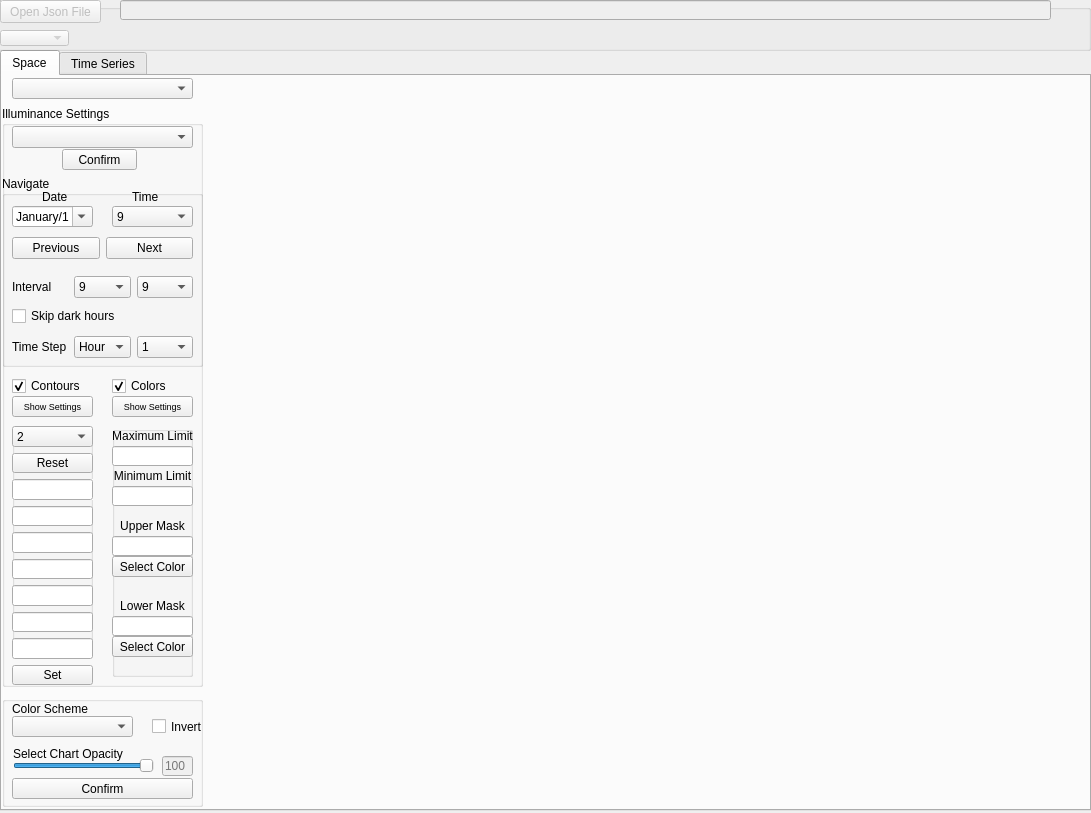
<?xml version="1.0" encoding="UTF-8"?>
<ui version="4.0">
 <class>Form</class>
 <widget class="QWidget" name="Form">
  <property name="geometry">
   <rect>
    <x>0</x>
    <y>0</y>
    <width>1091</width>
    <height>813</height>
   </rect>
  </property>
  <property name="windowTitle">
   <string>STADICvis</string>
  </property>
  <widget class="QTabWidget" name="tabWidget">
   <property name="geometry">
    <rect>
     <x>0</x>
     <y>50</y>
     <width>1091</width>
     <height>761</height>
    </rect>
   </property>
   <property name="currentIndex">
    <number>0</number>
   </property>
   <widget class="QWidget" name="tabSpace">
    <attribute name="title">
     <string>Space</string>
    </attribute>
    <widget class="QWidget" name="verticalLayoutWidget">
     <property name="geometry">
      <rect>
       <x>210</x>
       <y>0</y>
       <width>871</width>
       <height>731</height>
      </rect>
     </property>
     <layout class="QVBoxLayout" name="layoutIlluminance"/>
    </widget>
    <widget class="QGroupBox" name="grpSpaceIlluminance">
     <property name="geometry">
      <rect>
       <x>0</x>
       <y>30</y>
       <width>201</width>
       <height>581</height>
      </rect>
     </property>
     <property name="toolTip">
      <string/>
     </property>
     <property name="title">
      <string>Illuminance Settings</string>
     </property>
     <widget class="QCheckBox" name="chkSpaceContours">
      <property name="geometry">
       <rect>
        <x>10</x>
        <y>270</y>
        <width>81</width>
        <height>20</height>
       </rect>
      </property>
      <property name="text">
       <string>Contours</string>
      </property>
      <property name="checked">
       <bool>true</bool>
      </property>
     </widget>
     <widget class="QPushButton" name="btnSpaceSettingsContour">
      <property name="geometry">
       <rect>
        <x>10</x>
        <y>290</y>
        <width>81</width>
        <height>21</height>
       </rect>
      </property>
      <property name="font">
       <font>
        <pointsize>7</pointsize>
       </font>
      </property>
      <property name="text">
       <string>Show Settings</string>
      </property>
     </widget>
     <widget class="QGroupBox" name="groupSpaceNavigateIlluminance">
      <property name="geometry">
       <rect>
        <x>0</x>
        <y>70</y>
        <width>201</width>
        <height>191</height>
       </rect>
      </property>
      <property name="autoFillBackground">
       <bool>false</bool>
      </property>
      <property name="styleSheet">
       <string notr="true"/>
      </property>
      <property name="title">
       <string>Navigate</string>
      </property>
      <widget class="QWidget" name="horizontalLayoutWidget">
       <property name="geometry">
        <rect>
         <x>10</x>
         <y>60</y>
         <width>181</width>
         <height>25</height>
        </rect>
       </property>
       <layout class="QHBoxLayout" name="layoutSpacePreviousNextHours">
        <item>
         <widget class="QPushButton" name="btnSpacePrevHour">
          <property name="text">
           <string>Previous</string>
          </property>
         </widget>
        </item>
        <item>
         <widget class="QPushButton" name="btnSpaceNextHour">
          <property name="text">
           <string>Next</string>
          </property>
         </widget>
        </item>
       </layout>
      </widget>
      <widget class="QWidget" name="horizontalLayoutWidget_2">
       <property name="geometry">
        <rect>
         <x>10</x>
         <y>100</y>
         <width>181</width>
         <height>22</height>
        </rect>
       </property>
       <layout class="QHBoxLayout" name="layoutSpaceTimeInterval">
        <item>
         <widget class="QLabel" name="lblSpaceDayInterval">
          <property name="text">
           <string>Interval</string>
          </property>
         </widget>
        </item>
        <item>
         <widget class="QComboBox" name="cmbSpaceTimeIntervalMin">
          <property name="currentIndex">
           <number>8</number>
          </property>
          <item>
           <property name="text">
            <string>1</string>
           </property>
          </item>
          <item>
           <property name="text">
            <string>2</string>
           </property>
          </item>
          <item>
           <property name="text">
            <string>3</string>
           </property>
          </item>
          <item>
           <property name="text">
            <string>4</string>
           </property>
          </item>
          <item>
           <property name="text">
            <string>5</string>
           </property>
          </item>
          <item>
           <property name="text">
            <string>6</string>
           </property>
          </item>
          <item>
           <property name="text">
            <string>7</string>
           </property>
          </item>
          <item>
           <property name="text">
            <string>8</string>
           </property>
          </item>
          <item>
           <property name="text">
            <string>9</string>
           </property>
          </item>
          <item>
           <property name="text">
            <string>10</string>
           </property>
          </item>
          <item>
           <property name="text">
            <string>11</string>
           </property>
          </item>
          <item>
           <property name="text">
            <string>12</string>
           </property>
          </item>
          <item>
           <property name="text">
            <string>13</string>
           </property>
          </item>
          <item>
           <property name="text">
            <string>14</string>
           </property>
          </item>
          <item>
           <property name="text">
            <string>15</string>
           </property>
          </item>
          <item>
           <property name="text">
            <string>16</string>
           </property>
          </item>
          <item>
           <property name="text">
            <string>17</string>
           </property>
          </item>
          <item>
           <property name="text">
            <string>18</string>
           </property>
          </item>
          <item>
           <property name="text">
            <string>19</string>
           </property>
          </item>
          <item>
           <property name="text">
            <string>20</string>
           </property>
          </item>
          <item>
           <property name="text">
            <string>21</string>
           </property>
          </item>
          <item>
           <property name="text">
            <string>22</string>
           </property>
          </item>
          <item>
           <property name="text">
            <string>23</string>
           </property>
          </item>
          <item>
           <property name="text">
            <string>24</string>
           </property>
          </item>
         </widget>
        </item>
        <item>
         <widget class="QComboBox" name="cmbSpaceTimeIntervalMax">
          <property name="currentIndex">
           <number>8</number>
          </property>
          <item>
           <property name="text">
            <string>1</string>
           </property>
          </item>
          <item>
           <property name="text">
            <string>2</string>
           </property>
          </item>
          <item>
           <property name="text">
            <string>3</string>
           </property>
          </item>
          <item>
           <property name="text">
            <string>4</string>
           </property>
          </item>
          <item>
           <property name="text">
            <string>5</string>
           </property>
          </item>
          <item>
           <property name="text">
            <string>6</string>
           </property>
          </item>
          <item>
           <property name="text">
            <string>7</string>
           </property>
          </item>
          <item>
           <property name="text">
            <string>8</string>
           </property>
          </item>
          <item>
           <property name="text">
            <string>9</string>
           </property>
          </item>
          <item>
           <property name="text">
            <string>10</string>
           </property>
          </item>
          <item>
           <property name="text">
            <string>11</string>
           </property>
          </item>
          <item>
           <property name="text">
            <string>12</string>
           </property>
          </item>
          <item>
           <property name="text">
            <string>13</string>
           </property>
          </item>
          <item>
           <property name="text">
            <string>14</string>
           </property>
          </item>
          <item>
           <property name="text">
            <string>15</string>
           </property>
          </item>
          <item>
           <property name="text">
            <string>16</string>
           </property>
          </item>
          <item>
           <property name="text">
            <string>17</string>
           </property>
          </item>
          <item>
           <property name="text">
            <string>18</string>
           </property>
          </item>
          <item>
           <property name="text">
            <string>19</string>
           </property>
          </item>
          <item>
           <property name="text">
            <string>20</string>
           </property>
          </item>
          <item>
           <property name="text">
            <string>21</string>
           </property>
          </item>
          <item>
           <property name="text">
            <string>22</string>
           </property>
          </item>
          <item>
           <property name="text">
            <string>23</string>
           </property>
          </item>
          <item>
           <property name="text">
            <string>24</string>
           </property>
          </item>
         </widget>
        </item>
       </layout>
      </widget>
      <widget class="QCheckBox" name="chkSpaceSkipDarkHours">
       <property name="geometry">
        <rect>
         <x>10</x>
         <y>130</y>
         <width>181</width>
         <height>20</height>
        </rect>
       </property>
       <property name="text">
        <string>Skip dark hours</string>
       </property>
      </widget>
      <widget class="QWidget" name="horizontalLayoutWidget_3">
       <property name="geometry">
        <rect>
         <x>10</x>
         <y>160</y>
         <width>181</width>
         <height>22</height>
        </rect>
       </property>
       <layout class="QHBoxLayout" name="layoutSpaceIlluminanceStep">
        <item>
         <widget class="QLabel" name="lblSpaceTimeStep">
          <property name="text">
           <string>Time Step</string>
          </property>
         </widget>
        </item>
        <item>
         <widget class="QComboBox" name="cmbSpaceIlluminanceStepType">
          <item>
           <property name="text">
            <string>Hour</string>
           </property>
          </item>
          <item>
           <property name="text">
            <string>Day</string>
           </property>
          </item>
         </widget>
        </item>
        <item>
         <widget class="QComboBox" name="cmbSpaceIluminanceStepValue">
          <item>
           <property name="text">
            <string>1</string>
           </property>
          </item>
          <item>
           <property name="text">
            <string>2</string>
           </property>
          </item>
          <item>
           <property name="text">
            <string>3</string>
           </property>
          </item>
          <item>
           <property name="text">
            <string>4</string>
           </property>
          </item>
          <item>
           <property name="text">
            <string>5</string>
           </property>
          </item>
          <item>
           <property name="text">
            <string>6</string>
           </property>
          </item>
          <item>
           <property name="text">
            <string>7</string>
           </property>
          </item>
          <item>
           <property name="text">
            <string>8</string>
           </property>
          </item>
          <item>
           <property name="text">
            <string>9</string>
           </property>
          </item>
          <item>
           <property name="text">
            <string>10</string>
           </property>
          </item>
          <item>
           <property name="text">
            <string>11</string>
           </property>
          </item>
          <item>
           <property name="text">
            <string>12</string>
           </property>
          </item>
          <item>
           <property name="text">
            <string>13</string>
           </property>
          </item>
          <item>
           <property name="text">
            <string>14</string>
           </property>
          </item>
          <item>
           <property name="text">
            <string>15</string>
           </property>
          </item>
          <item>
           <property name="text">
            <string>16</string>
           </property>
          </item>
          <item>
           <property name="text">
            <string>17</string>
           </property>
          </item>
          <item>
           <property name="text">
            <string>18</string>
           </property>
          </item>
          <item>
           <property name="text">
            <string>19</string>
           </property>
          </item>
          <item>
           <property name="text">
            <string>20</string>
           </property>
          </item>
          <item>
           <property name="text">
            <string>21</string>
           </property>
          </item>
          <item>
           <property name="text">
            <string>22</string>
           </property>
          </item>
          <item>
           <property name="text">
            <string>23</string>
           </property>
          </item>
          <item>
           <property name="text">
            <string>24</string>
           </property>
          </item>
         </widget>
        </item>
       </layout>
      </widget>
      <widget class="QComboBox" name="cmbSpaceTimeIllum">
       <property name="geometry">
        <rect>
         <x>110</x>
         <y>30</y>
         <width>81</width>
         <height>21</height>
        </rect>
       </property>
       <property name="toolTip">
        <string>Select a time for which the data is to be displayed.</string>
       </property>
       <property name="currentIndex">
        <number>8</number>
       </property>
       <item>
        <property name="text">
         <string>1</string>
        </property>
       </item>
       <item>
        <property name="text">
         <string>2</string>
        </property>
       </item>
       <item>
        <property name="text">
         <string>3</string>
        </property>
       </item>
       <item>
        <property name="text">
         <string>4</string>
        </property>
       </item>
       <item>
        <property name="text">
         <string>5</string>
        </property>
       </item>
       <item>
        <property name="text">
         <string>6</string>
        </property>
       </item>
       <item>
        <property name="text">
         <string>7</string>
        </property>
       </item>
       <item>
        <property name="text">
         <string>8</string>
        </property>
       </item>
       <item>
        <property name="text">
         <string>9</string>
        </property>
       </item>
       <item>
        <property name="text">
         <string>10</string>
        </property>
       </item>
       <item>
        <property name="text">
         <string>11</string>
        </property>
       </item>
       <item>
        <property name="text">
         <string>12</string>
        </property>
       </item>
       <item>
        <property name="text">
         <string>13</string>
        </property>
       </item>
       <item>
        <property name="text">
         <string>14</string>
        </property>
       </item>
       <item>
        <property name="text">
         <string>15</string>
        </property>
       </item>
       <item>
        <property name="text">
         <string>16</string>
        </property>
       </item>
       <item>
        <property name="text">
         <string>17</string>
        </property>
       </item>
       <item>
        <property name="text">
         <string>18</string>
        </property>
       </item>
       <item>
        <property name="text">
         <string>19</string>
        </property>
       </item>
       <item>
        <property name="text">
         <string>20</string>
        </property>
       </item>
       <item>
        <property name="text">
         <string>21</string>
        </property>
       </item>
       <item>
        <property name="text">
         <string>22</string>
        </property>
       </item>
       <item>
        <property name="text">
         <string>23</string>
        </property>
       </item>
       <item>
        <property name="text">
         <string>24</string>
        </property>
       </item>
      </widget>
      <widget class="QLabel" name="lblSpaceTime">
       <property name="geometry">
        <rect>
         <x>130</x>
         <y>0</y>
         <width>31</width>
         <height>41</height>
        </rect>
       </property>
       <property name="text">
        <string>Time</string>
       </property>
      </widget>
      <widget class="QDateTimeEdit" name="calSpaceDateTimeIllum">
       <property name="geometry">
        <rect>
         <x>10</x>
         <y>30</y>
         <width>81</width>
         <height>21</height>
        </rect>
       </property>
       <property name="toolTip">
        <string>Select a date by clicking on the calendar. Please note that selecting a year has no bearing on the data being displayed.</string>
       </property>
       <property name="wrapping">
        <bool>true</bool>
       </property>
       <property name="alignment">
        <set>Qt::AlignCenter</set>
       </property>
       <property name="date">
        <date>
         <year>2015</year>
         <month>1</month>
         <day>1</day>
        </date>
       </property>
       <property name="time">
        <time>
         <hour>0</hour>
         <minute>0</minute>
         <second>0</second>
        </time>
       </property>
       <property name="maximumDateTime">
        <datetime>
         <hour>23</hour>
         <minute>59</minute>
         <second>59</second>
         <year>2015</year>
         <month>12</month>
         <day>31</day>
        </datetime>
       </property>
       <property name="minimumDateTime">
        <datetime>
         <hour>0</hour>
         <minute>0</minute>
         <second>0</second>
         <year>2015</year>
         <month>1</month>
         <day>1</day>
        </datetime>
       </property>
       <property name="minimumDate">
        <date>
         <year>2015</year>
         <month>1</month>
         <day>1</day>
        </date>
       </property>
       <property name="displayFormat">
        <string>MMMM/d</string>
       </property>
       <property name="calendarPopup">
        <bool>true</bool>
       </property>
      </widget>
      <widget class="QLabel" name="lblSpaceDate">
       <property name="geometry">
        <rect>
         <x>40</x>
         <y>10</y>
         <width>31</width>
         <height>21</height>
        </rect>
       </property>
       <property name="text">
        <string>Date</string>
       </property>
      </widget>
     </widget>
     <widget class="QPushButton" name="btnSpaceSettingsColours">
      <property name="geometry">
       <rect>
        <x>110</x>
        <y>290</y>
        <width>81</width>
        <height>21</height>
       </rect>
      </property>
      <property name="font">
       <font>
        <pointsize>7</pointsize>
       </font>
      </property>
      <property name="text">
       <string>Show Settings</string>
      </property>
     </widget>
     <widget class="QCheckBox" name="chkSpaceColors">
      <property name="geometry">
       <rect>
        <x>110</x>
        <y>270</y>
        <width>81</width>
        <height>20</height>
       </rect>
      </property>
      <property name="text">
       <string>Colors</string>
      </property>
      <property name="checked">
       <bool>true</bool>
      </property>
     </widget>
     <widget class="QGroupBox" name="grpColoursIlluminance">
      <property name="geometry">
       <rect>
        <x>110</x>
        <y>320</y>
        <width>81</width>
        <height>251</height>
       </rect>
      </property>
      <property name="styleSheet">
       <string notr="true"/>
      </property>
      <property name="title">
       <string/>
      </property>
      <widget class="QPushButton" name="btnSelectColorLowerMask">
       <property name="geometry">
        <rect>
         <x>0</x>
         <y>210</y>
         <width>81</width>
         <height>21</height>
        </rect>
       </property>
       <property name="text">
        <string>Select Color</string>
       </property>
      </widget>
      <widget class="QLabel" name="lblColorMinLimit">
       <property name="geometry">
        <rect>
         <x>0</x>
         <y>40</y>
         <width>81</width>
         <height>20</height>
        </rect>
       </property>
       <property name="text">
        <string>Minimum Limit</string>
       </property>
       <property name="alignment">
        <set>Qt::AlignCenter</set>
       </property>
      </widget>
      <widget class="QLineEdit" name="txtColorsMin">
       <property name="geometry">
        <rect>
         <x>0</x>
         <y>60</y>
         <width>81</width>
         <height>20</height>
        </rect>
       </property>
       <property name="inputMethodHints">
        <set>Qt::ImhDigitsOnly</set>
       </property>
       <property name="inputMask">
        <string>000000; </string>
       </property>
       <property name="cursorPosition">
        <number>0</number>
       </property>
       <property name="alignment">
        <set>Qt::AlignLeading|Qt::AlignLeft|Qt::AlignTop</set>
       </property>
      </widget>
      <widget class="QPushButton" name="btnSelectColorUpperMask">
       <property name="geometry">
        <rect>
         <x>0</x>
         <y>130</y>
         <width>81</width>
         <height>21</height>
        </rect>
       </property>
       <property name="text">
        <string>Select Color</string>
       </property>
      </widget>
      <widget class="QLineEdit" name="txtColorsMax">
       <property name="geometry">
        <rect>
         <x>0</x>
         <y>20</y>
         <width>81</width>
         <height>20</height>
        </rect>
       </property>
       <property name="inputMethodHints">
        <set>Qt::ImhDigitsOnly</set>
       </property>
       <property name="inputMask">
        <string>000000; </string>
       </property>
       <property name="cursorPosition">
        <number>0</number>
       </property>
       <property name="alignment">
        <set>Qt::AlignLeading|Qt::AlignLeft|Qt::AlignTop</set>
       </property>
      </widget>
      <widget class="QLabel" name="lblColorUpperMask">
       <property name="geometry">
        <rect>
         <x>0</x>
         <y>90</y>
         <width>81</width>
         <height>20</height>
        </rect>
       </property>
       <property name="text">
        <string>Upper Mask</string>
       </property>
       <property name="alignment">
        <set>Qt::AlignCenter</set>
       </property>
      </widget>
      <widget class="QLabel" name="lblColorMaxLimit">
       <property name="geometry">
        <rect>
         <x>0</x>
         <y>0</y>
         <width>81</width>
         <height>20</height>
        </rect>
       </property>
       <property name="text">
        <string>Maximum Limit</string>
       </property>
       <property name="alignment">
        <set>Qt::AlignCenter</set>
       </property>
      </widget>
      <widget class="QLabel" name="lblColorLowerMask">
       <property name="geometry">
        <rect>
         <x>0</x>
         <y>170</y>
         <width>81</width>
         <height>20</height>
        </rect>
       </property>
       <property name="text">
        <string>Lower Mask</string>
       </property>
       <property name="alignment">
        <set>Qt::AlignCenter</set>
       </property>
      </widget>
      <widget class="QLineEdit" name="txtColorsUpperMask">
       <property name="geometry">
        <rect>
         <x>0</x>
         <y>110</y>
         <width>81</width>
         <height>20</height>
        </rect>
       </property>
       <property name="inputMethodHints">
        <set>Qt::ImhDigitsOnly</set>
       </property>
       <property name="inputMask">
        <string>000000; </string>
       </property>
       <property name="cursorPosition">
        <number>0</number>
       </property>
       <property name="alignment">
        <set>Qt::AlignLeading|Qt::AlignLeft|Qt::AlignTop</set>
       </property>
      </widget>
      <widget class="QLineEdit" name="txtColorsLowerMask">
       <property name="geometry">
        <rect>
         <x>0</x>
         <y>190</y>
         <width>81</width>
         <height>20</height>
        </rect>
       </property>
       <property name="inputMethodHints">
        <set>Qt::ImhDigitsOnly</set>
       </property>
       <property name="inputMask">
        <string>000000; </string>
       </property>
       <property name="cursorPosition">
        <number>0</number>
       </property>
       <property name="alignment">
        <set>Qt::AlignLeading|Qt::AlignLeft|Qt::AlignTop</set>
       </property>
      </widget>
     </widget>
     <widget class="QGroupBox" name="grpContoursIlluminance">
      <property name="geometry">
       <rect>
        <x>10</x>
        <y>320</y>
        <width>81</width>
        <height>231</height>
       </rect>
      </property>
      <property name="title">
       <string/>
      </property>
     </widget>
     <widget class="QWidget" name="verticalLayoutWidget_2">
      <property name="geometry">
       <rect>
        <x>10</x>
        <y>320</y>
        <width>81</width>
        <height>285</height>
       </rect>
      </property>
      <layout class="QVBoxLayout" name="layoutSpaceContourSettings">
       <item>
        <widget class="QComboBox" name="cmbSpaceContourQuantity">
         <property name="layoutDirection">
          <enum>Qt::LeftToRight</enum>
         </property>
         <property name="currentIndex">
          <number>0</number>
         </property>
         <item>
          <property name="text">
           <string>2</string>
          </property>
         </item>
         <item>
          <property name="text">
           <string>3</string>
          </property>
         </item>
         <item>
          <property name="text">
           <string>4</string>
          </property>
         </item>
         <item>
          <property name="text">
           <string>5</string>
          </property>
         </item>
         <item>
          <property name="text">
           <string>6</string>
          </property>
         </item>
         <item>
          <property name="text">
           <string>7</string>
          </property>
         </item>
        </widget>
       </item>
       <item>
        <widget class="QPushButton" name="btnSpaceResetContours">
         <property name="text">
          <string>Reset</string>
         </property>
        </widget>
       </item>
       <item>
        <widget class="QLineEdit" name="txtSpaceCountourValue1">
         <property name="layoutDirection">
          <enum>Qt::LeftToRight</enum>
         </property>
         <property name="autoFillBackground">
          <bool>true</bool>
         </property>
         <property name="inputMethodHints">
          <set>Qt::ImhNone</set>
         </property>
         <property name="inputMask">
          <string/>
         </property>
         <property name="cursorPosition">
          <number>0</number>
         </property>
         <property name="alignment">
          <set>Qt::AlignLeading|Qt::AlignLeft|Qt::AlignTop</set>
         </property>
        </widget>
       </item>
       <item>
        <widget class="QLineEdit" name="txtSpaceCountourValue2">
         <property name="inputMethodHints">
          <set>Qt::ImhNone</set>
         </property>
         <property name="inputMask">
          <string/>
         </property>
         <property name="alignment">
          <set>Qt::AlignLeading|Qt::AlignLeft|Qt::AlignTop</set>
         </property>
        </widget>
       </item>
       <item>
        <widget class="QLineEdit" name="txtSpaceCountourValue3">
         <property name="inputMethodHints">
          <set>Qt::ImhNone</set>
         </property>
         <property name="inputMask">
          <string/>
         </property>
         <property name="cursorPosition">
          <number>0</number>
         </property>
         <property name="alignment">
          <set>Qt::AlignLeading|Qt::AlignLeft|Qt::AlignTop</set>
         </property>
        </widget>
       </item>
       <item>
        <widget class="QLineEdit" name="txtSpaceCountourValue4">
         <property name="inputMethodHints">
          <set>Qt::ImhNone</set>
         </property>
         <property name="inputMask">
          <string/>
         </property>
         <property name="cursorPosition">
          <number>0</number>
         </property>
         <property name="alignment">
          <set>Qt::AlignLeading|Qt::AlignLeft|Qt::AlignTop</set>
         </property>
        </widget>
       </item>
       <item>
        <widget class="QLineEdit" name="txtSpaceCountourValue5">
         <property name="inputMethodHints">
          <set>Qt::ImhNone</set>
         </property>
         <property name="inputMask">
          <string/>
         </property>
         <property name="cursorPosition">
          <number>0</number>
         </property>
         <property name="alignment">
          <set>Qt::AlignLeading|Qt::AlignLeft|Qt::AlignTop</set>
         </property>
        </widget>
       </item>
       <item>
        <widget class="QLineEdit" name="txtSpaceCountourValue6">
         <property name="inputMethodHints">
          <set>Qt::ImhNone</set>
         </property>
         <property name="inputMask">
          <string/>
         </property>
         <property name="cursorPosition">
          <number>0</number>
         </property>
         <property name="alignment">
          <set>Qt::AlignLeading|Qt::AlignLeft|Qt::AlignTop</set>
         </property>
        </widget>
       </item>
       <item>
        <widget class="QLineEdit" name="txtSpaceCountourValue7">
         <property name="inputMethodHints">
          <set>Qt::ImhNone</set>
         </property>
         <property name="inputMask">
          <string/>
         </property>
         <property name="cursorPosition">
          <number>0</number>
         </property>
         <property name="alignment">
          <set>Qt::AlignLeading|Qt::AlignLeft|Qt::AlignTop</set>
         </property>
        </widget>
       </item>
       <item>
        <widget class="QPushButton" name="btnSpaceSetContours">
         <property name="text">
          <string>Set</string>
         </property>
        </widget>
       </item>
       <item>
        <widget class="QCheckBox" name="chkSpaceAutoFillContours">
         <property name="toolTip">
          <string>If checked, blank values will be filled through interpolation and extrapolation</string>
         </property>
         <property name="text">
          <string>Autofill</string>
         </property>
         <property name="checked">
          <bool>true</bool>
         </property>
        </widget>
       </item>
      </layout>
     </widget>
     <widget class="QComboBox" name="cmbSpaceSelectIlluminanceFile">
      <property name="geometry">
       <rect>
        <x>10</x>
        <y>20</y>
        <width>181</width>
        <height>22</height>
       </rect>
      </property>
      <property name="toolTip">
       <string>&lt;html&gt;&lt;head/&gt;&lt;body&gt;&lt;p&gt;Select the annual illuminance data that is to be plotted. The data selected by default is from the final illuminance file.&lt;/p&gt;&lt;/body&gt;&lt;/html&gt;</string>
      </property>
     </widget>
     <widget class="QPushButton" name="btnSapceSelectFileTypeIlluminance">
      <property name="geometry">
       <rect>
        <x>60</x>
        <y>43</y>
        <width>75</width>
        <height>21</height>
       </rect>
      </property>
      <property name="toolTip">
       <string>Click to confirm the selection of the annual illuminance time series data.</string>
      </property>
      <property name="text">
       <string>Confirm</string>
      </property>
     </widget>
    </widget>
    <widget class="QComboBox" name="cmbSpacePlotType">
     <property name="geometry">
      <rect>
       <x>10</x>
       <y>2</y>
       <width>181</width>
       <height>21</height>
      </rect>
     </property>
     <property name="toolTip">
      <string>Select the type of data that you wish to plot</string>
     </property>
    </widget>
    <widget class="QGroupBox" name="grpSpaceColorScheme">
     <property name="geometry">
      <rect>
       <x>0</x>
       <y>620</y>
       <width>201</width>
       <height>111</height>
      </rect>
     </property>
     <property name="title">
      <string/>
     </property>
     <widget class="QLabel" name="lblSpaceChartOpacity">
      <property name="geometry">
       <rect>
        <x>11</x>
        <y>50</y>
        <width>121</width>
        <height>16</height>
       </rect>
      </property>
      <property name="text">
       <string>Select Chart Opacity</string>
      </property>
     </widget>
     <widget class="QLineEdit" name="txtSpaceOpacityValue">
      <property name="enabled">
       <bool>false</bool>
      </property>
      <property name="geometry">
       <rect>
        <x>160</x>
        <y>60</y>
        <width>31</width>
        <height>20</height>
       </rect>
      </property>
      <property name="placeholderText">
       <string>100</string>
      </property>
     </widget>
     <widget class="QSlider" name="sliderSpaceOpacity">
      <property name="geometry">
       <rect>
        <x>11</x>
        <y>60</y>
        <width>141</width>
        <height>20</height>
       </rect>
      </property>
      <property name="maximum">
       <number>100</number>
      </property>
      <property name="sliderPosition">
       <number>100</number>
      </property>
      <property name="orientation">
       <enum>Qt::Horizontal</enum>
      </property>
     </widget>
     <widget class="QLabel" name="lblSpaceColorSchemeSelect">
      <property name="geometry">
       <rect>
        <x>10</x>
        <y>5</y>
        <width>121</width>
        <height>16</height>
       </rect>
      </property>
      <property name="text">
       <string>Color Scheme</string>
      </property>
     </widget>
     <widget class="QComboBox" name="cmbSpaceColorScheme">
      <property name="geometry">
       <rect>
        <x>10</x>
        <y>20</y>
        <width>121</width>
        <height>21</height>
       </rect>
      </property>
     </widget>
     <widget class="QCheckBox" name="chkSpaceColorSchemeInvert">
      <property name="geometry">
       <rect>
        <x>150</x>
        <y>15</y>
        <width>51</width>
        <height>31</height>
       </rect>
      </property>
      <property name="text">
       <string>Invert</string>
      </property>
     </widget>
     <widget class="QPushButton" name="btnSpaceSetColorScheme">
      <property name="geometry">
       <rect>
        <x>10</x>
        <y>82</y>
        <width>181</width>
        <height>21</height>
       </rect>
      </property>
      <property name="text">
       <string>Confirm</string>
      </property>
     </widget>
    </widget>
   </widget>
   <widget class="QWidget" name="tabTimeSeries">
    <attribute name="title">
     <string>Time Series</string>
    </attribute>
   </widget>
  </widget>
  <widget class="QGroupBox" name="grpFileDialog">
   <property name="enabled">
    <bool>false</bool>
   </property>
   <property name="geometry">
    <rect>
     <x>-10</x>
     <y>-10</y>
     <width>1101</width>
     <height>61</height>
    </rect>
   </property>
   <property name="title">
    <string>GroupBox</string>
   </property>
   <widget class="QPushButton" name="btnOpenJson">
    <property name="geometry">
     <rect>
      <x>10</x>
      <y>10</y>
      <width>101</width>
      <height>23</height>
     </rect>
    </property>
    <property name="text">
     <string>Open Json File</string>
    </property>
   </widget>
   <widget class="QLineEdit" name="txtJsonPath">
    <property name="enabled">
     <bool>false</bool>
    </property>
    <property name="geometry">
     <rect>
      <x>130</x>
      <y>10</y>
      <width>931</width>
      <height>20</height>
     </rect>
    </property>
    <property name="readOnly">
     <bool>false</bool>
    </property>
   </widget>
   <widget class="QComboBox" name="comboBox">
    <property name="geometry">
     <rect>
      <x>10</x>
      <y>40</y>
      <width>69</width>
      <height>16</height>
     </rect>
    </property>
   </widget>
  </widget>
 </widget>
 <tabstops>
  <tabstop>tabWidget</tabstop>
  <tabstop>btnOpenJson</tabstop>
  <tabstop>txtJsonPath</tabstop>
  <tabstop>comboBox</tabstop>
  <tabstop>cmbSpacePlotType</tabstop>
  <tabstop>btnSpacePrevHour</tabstop>
  <tabstop>btnSpaceNextHour</tabstop>
  <tabstop>cmbSpaceTimeIntervalMin</tabstop>
  <tabstop>cmbSpaceTimeIntervalMax</tabstop>
  <tabstop>cmbSpaceIlluminanceStepType</tabstop>
  <tabstop>cmbSpaceIluminanceStepValue</tabstop>
  <tabstop>chkSpaceContours</tabstop>
  <tabstop>chkSpaceColors</tabstop>
  <tabstop>btnSpaceSettingsContour</tabstop>
  <tabstop>cmbSpaceContourQuantity</tabstop>
  <tabstop>btnSpaceResetContours</tabstop>
  <tabstop>txtSpaceCountourValue1</tabstop>
  <tabstop>txtSpaceCountourValue2</tabstop>
  <tabstop>txtSpaceCountourValue3</tabstop>
  <tabstop>txtSpaceCountourValue4</tabstop>
  <tabstop>txtSpaceCountourValue5</tabstop>
  <tabstop>txtSpaceCountourValue6</tabstop>
  <tabstop>txtSpaceCountourValue7</tabstop>
  <tabstop>btnSpaceSetContours</tabstop>
  <tabstop>chkSpaceAutoFillContours</tabstop>
  <tabstop>btnSpaceSettingsColours</tabstop>
  <tabstop>txtColorsMax</tabstop>
  <tabstop>txtColorsMin</tabstop>
  <tabstop>txtColorsUpperMask</tabstop>
  <tabstop>btnSelectColorUpperMask</tabstop>
  <tabstop>txtColorsLowerMask</tabstop>
  <tabstop>btnSelectColorLowerMask</tabstop>
  <tabstop>chkSpaceSkipDarkHours</tabstop>
 </tabstops>
 <resources/>
 <connections/>
</ui>
